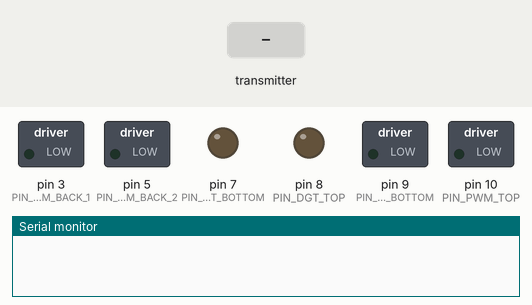
Bench run of a sketch on a simulated Arduino Nano, built with avr-gcc and run on an emulated ATmega328P. On the bench: switched loads named in the sketch (green lamp = pin HIGH), output pins drawn as LEDs (lit = HIGH), the last lines printed to the serial monitor. The test bench sets the inputs (shaded band). No radio packets arrive unless stated.

Above: at 1.2 s.
1.3 s: the transmitter starts sending x1 = 0
At 2.8 s:
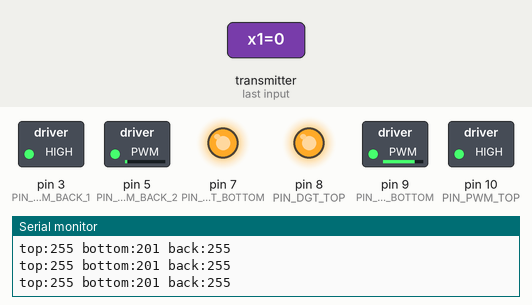
4.3 s: the transmitter starts sending y1 = 256
At 5.2 s:
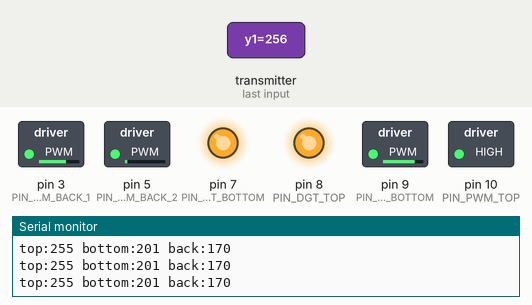
5.8 s: the transmitter starts sending y2 = 1023
At 7.4 s:
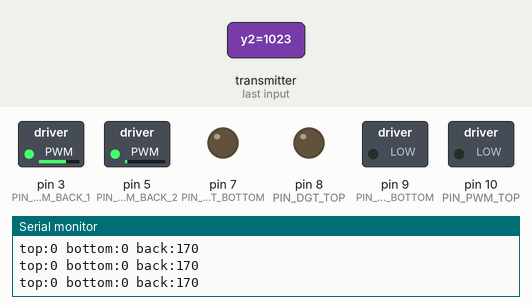
8.8 s: the transmitter starts sending y1 = 0
At 9.8 s:
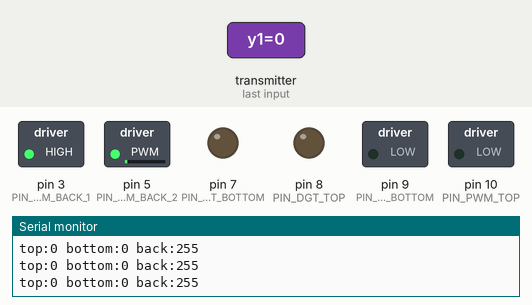
10.3 s: the transmitter starts sending y2 = 0
At 10.46 s:
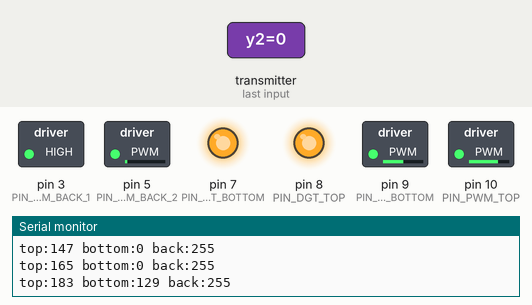
13.3 s: the transmitter starts sending y1 = 512
At 14.5 s:
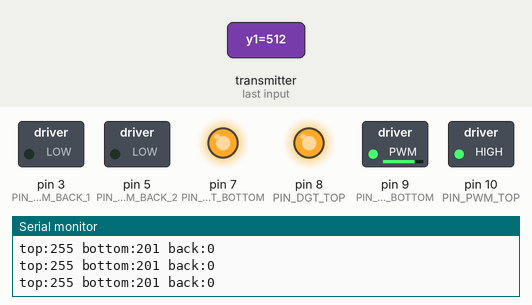
Timing chart, 0 to 15.8 s (numbered marks = the images above; inputs shaded):
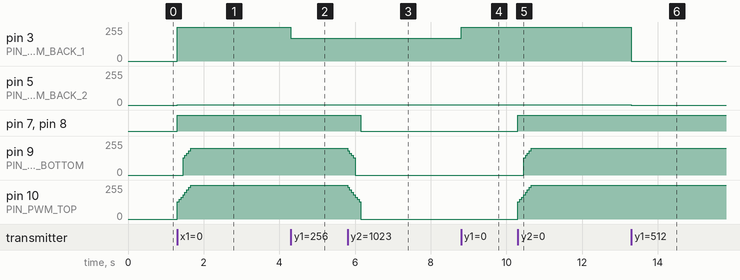

Measured:
- after the input at 1.3 s, pin 3 (PIN_PWM_BACK_1), pin 10 (PIN_PWM_TOP): 0/255 → 255/255 at once; pin 5 (PIN_PWM_BACK_2): 0/255 → 1/255 at once; pin 7 (PIN_DGT_BOTTOM), pin 8 (PIN_DGT_TOP): LOW → HIGH at once; pin 9 (PIN_PWM_BOTTOM): 0/255 → 201/255 after 0.15 s
- after the input at 4.3 s, pin 3 (PIN_PWM_BACK_1): 255/255 → 170/255 at once
- after the input at 5.8 s, pin 7 (PIN_DGT_BOTTOM), pin 8 (PIN_DGT_TOP): HIGH → LOW after 0.36 s; pin 9 (PIN_PWM_BOTTOM): 201/255 → 0/255 at once; pin 10 (PIN_PWM_TOP): 255/255 → 0/255 at once
- after the input at 8.8 s, pin 3 (PIN_PWM_BACK_1): 170/255 → 255/255 at once
- after the input at 10.3 s, pin 7 (PIN_DGT_BOTTOM), pin 8 (PIN_DGT_TOP): LOW → HIGH at once; pin 9 (PIN_PWM_BOTTOM): 0/255 → 201/255 after 0.15 s; pin 10 (PIN_PWM_TOP): 0/255 → 255/255 at once
- after the input at 13.3 s, pin 3 (PIN_PWM_BACK_1): 255/255 → 0/255 at once; pin 5 (PIN_PWM_BACK_2): 1/255 → 0/255 at once

The sketch:

helicopterRadioReciever.ino
```cpp
/*
  nrf24l  ->   Nano
  MOSI:   ->   Arduino Nano D11
  MISO:   ->   Arduino Nano D12
  SCK:    ->   Arduino Nano D13
  CE:     ->   Arduino Nano D2
  CSN:    ->   Arduino Nano D4
*/

/*libs*/
#include "SPI.h"
#include "RF24.h"
#include "nRF24L01.h"
#include "Helicopter.h"


/*pins*/
#define PIN_CE 2            // NRF24L
#define PIN_CSN 4           // NRF24L
#define PIN_PWM_BOTTOM 9    // Шим мотора №1
#define PIN_DGT_BOTTOM 7    // Логический мотора №1
#define PIN_PWM_TOP 10      // Шим мотора №2
#define PIN_DGT_TOP 8       // Логический мотора №2
#define PIN_PWM_BACK_1 3    // Шим мотора №3
#define PIN_PWM_BACK_2 5    // Логический мотора №3

#define INTERVAL_MS_SIGNAL_LOST 1000
#define INTERVAL_MS_SIGNAL_RETRY 250

RF24 radio(PIN_CE, PIN_CSN);

const byte address[6] = "00001";

//NRF24L01 buffer limit is 32 bytes (max struct size)
struct Joystick {
  int x1;
  int y1;
  int x2;
  int y2;
}; Joystick joystick;

Helicopter helicopter;

unsigned long lastSignalMillis = 0;
unsigned long currentMillis = 0;
unsigned long gearInterval = 0;
unsigned long interval = 0;


/*  INIT  */
void setup() {
  Serial.begin(115200);

  radio.begin();

  //NRF24 INIT
  //Append ACK packet from the receiving radio back to the transmitting radio
  radio.setAutoAck(false); //(true|false)
  //Set the transmission datarate
  radio.setDataRate(RF24_1MBPS); //(RF24_250KBPS|RF24_1MBPS|RF24_2MBPS)
  //Greater level = more consumption = longer distance
  radio.setPALevel(RF24_PA_MAX); //(RF24_PA_MIN|RF24_PA_LOW|RF24_PA_HIGH|RF24_PA_MAX)
  //Default value is the maximum 32 bytes
  radio.setPayloadSize(sizeof(Joystick));
  //Act as receiver
  radio.openReadingPipe(0, address);
  radio.startListening();

  // Установка всех управляющих пинов в режим выхода
  pinMode(PIN_PWM_BOTTOM, OUTPUT);
  pinMode(PIN_DGT_BOTTOM, OUTPUT);
  pinMode(PIN_PWM_TOP, OUTPUT);
  pinMode(PIN_DGT_TOP, OUTPUT);
  pinMode(PIN_PWM_BACK_1, OUTPUT);
  pinMode(PIN_PWM_BACK_2, OUTPUT);

  // Команда остановки 3 моторам
  digitalWrite(PIN_PWM_BOTTOM, LOW);
  digitalWrite(PIN_DGT_BOTTOM, LOW);
  digitalWrite(PIN_PWM_TOP, LOW);
  digitalWrite(PIN_DGT_TOP, LOW);
  digitalWrite(PIN_PWM_BACK_1, LOW);
  digitalWrite(PIN_PWM_BACK_2, LOW);

  currentMillis = millis();
}


/*  MAIN  */
void loop() {

  lastSignalMillis = currentMillis;

  if (radio.available() > 0) {

    radio.read(&joystick, sizeof(joystick));

    helicopter.setFrontThrust(joystick.y2);
    helicopter.setBackThrust(joystick.y1);
    helicopter.setRoll(joystick.x1);


    if (millis() - interval > gearInterval) {
      interval = millis();
      if (helicopter.getFrontThrust() == 0) {
        gearInterval = 1000;
      } else if (helicopter.getFrontThrust() > 0) {
        switch (helicopter.getFrontThrust()) {
          case 0:
            gearInterval = 0;
            break;
          case 1:
            gearInterval = 875;
            break;
          case 2:
            gearInterval = 750;
            break;
          case 3:
            gearInterval = 625;
            break;
          case 4:
            gearInterval = 500;
            break;
          case 5:
            gearInterval = 375;
            break;
          case 6:
            gearInterval = 250;
            break;
          case 7:
            gearInterval = 125;
            break;
          case 8:
            gearInterval = 0;
            break;
        }
        helicopter.gearUp();
      } else if (helicopter.getFrontThrust() < 0) {
        switch (helicopter.getFrontThrust()) {
          case 0:
            gearInterval = 0;
            break;
          case -1:
            gearInterval = 875;
            break;
          case -2:
            gearInterval = 750;
            break;
          case -3:
            gearInterval = 625;
            break;
          case -4:
            gearInterval = 500;
            break;
          case -5:
            gearInterval = 375;
            break;
          case -6:
            gearInterval = 250;
            break;
          case -7:
            gearInterval = 125;
            break;
          case -8:
            gearInterval = 0;
            break;
        }
        helicopter.gearDown();
      }
    }

    Serial.print("top:");
    Serial.print(helicopter.getTopSpeed());
    Serial.print(" bottom:");
    Serial.print(helicopter.getBottomSpeed());
    Serial.print(" back:");
    Serial.println(helicopter.getBackSpeed());


    if (helicopter.getFrontGear() > 0) {
      analogWrite(PIN_PWM_TOP, helicopter.getTopSpeed());
      digitalWrite(PIN_DGT_TOP, HIGH);
      analogWrite(PIN_PWM_BOTTOM, helicopter.getBottomSpeed());
      digitalWrite(PIN_DGT_BOTTOM, HIGH);
    } else {
      analogWrite(PIN_PWM_TOP, LOW);
      digitalWrite(PIN_DGT_TOP, LOW);
      analogWrite(PIN_PWM_BOTTOM, LOW);
      digitalWrite(PIN_DGT_BOTTOM, LOW);
    }

    if (helicopter.getBackGear() > 0) {
      analogWrite(PIN_PWM_BACK_1, helicopter.getBackSpeed());
      analogWrite(PIN_PWM_BACK_2, HIGH);
    } else if (helicopter.getBackGear() < 0) {
      analogWrite(PIN_PWM_BACK_1, HIGH);
      analogWrite(PIN_PWM_BACK_2, helicopter.getBackSpeed());
    } else {
      analogWrite(PIN_PWM_BACK_1, LOW);
      analogWrite(PIN_PWM_BACK_2, LOW);
    }


    //    Serial.print("top:");
    //    Serial.print(helicopter.getTopSpeed());
    //    Serial.print(" bottom:");
    //    Serial.print(helicopter.getBottomSpeed());
    //    Serial.print(" back:");
    //    Serial.println(helicopter.getBackSpeed());

  }

  /*
    if (currentMillis - lastSignalMillis > INTERVAL_MS_SIGNAL_LOST) {
      lostConnection();
    }
  */

  //printRadioData();
}


void printRadioData() {
  Serial.print("x1:");
  Serial.print(joystick.x1);
  Serial.print(" y1:");
  Serial.print(joystick.y1);
  Serial.print(" x2:");
  Serial.print(joystick.x2);
  Serial.print(" y2:");
  Serial.println(joystick.y2);
}


void lostConnection() {
  Serial.println("We have lost connection, preventing unwanted behavior");
  delay(INTERVAL_MS_SIGNAL_RETRY);
}
```

Helicopter.cpp
```cpp
#include "Arduino.h"
#include "Helicopter.h"
#include "Motor.h"

Helicopter::Helicopter () {
  this->frontGear = 0;
  this->backGear = 0;
  this->frontThrust = 0;
  this->backThrust = 0;
}

void Helicopter::setTopMotor(int speed) {
  setTopGear(speed);
}

void Helicopter::setBottomMotor(int speed) {
  setBottomGear(speed);
}

void Helicopter::setBackMotor(int speed, int roll) {
  setRoll(roll);
  setBackGear(speed);
}

////// gear ///////////

int Helicopter::getTopGear() {
  return this->topGear;
}

void Helicopter::setTopGear(int speed) {
  setFrontGear(speed);
  topGear = this->frontGear - this->leftRoll;
}

int Helicopter::getBottomGear() {
  return this->bottomGear;
}

void Helicopter::setBottomGear(int speed) {
  setFrontGear(speed);
  this->bottomGear = frontGear  - this->rightRoll;
}

int Helicopter::getFrontGear() {
  return this->frontGear;
}

void Helicopter::setFrontGear(int speed) {

}

void Helicopter::gearUp() {
  if (this->frontGear < 8) {
    frontGear++;
  }
}

void Helicopter::gearDown() {
  if (this->frontGear > 0) {
    frontGear--;
  }
}

int Helicopter::getBackGear() {
  return this->backGear;
}

void Helicopter::setBackGear(int thrust) {
}

void Helicopter::setFrontThrust(int speed) {
  if (speed <= 61 ) {
    this->frontThrust = 8;
  } else if (speed <= 122) {
    this->frontThrust = 7;
  } else if (speed <= 183) {
    this->frontThrust = 6;
  } else if (speed <= 244) {
    this->frontThrust = 5;
  } else if (speed <= 305) {
    this->frontThrust = 4;
  } else if (speed <= 366) {
    this->frontThrust = 3;
  } else if (speed <= 427) {
    this->frontThrust = 2;
  } else if (speed <= 488) {
    this->frontThrust = 1;
  } else if (speed <= 535) {
    this->frontThrust = 0;
  } else if (speed <= 596) {
    this->frontThrust = -1;
  } else if (speed <= 657) {
    this->frontThrust = -2;
  } else if (speed <= 718) {
    this->frontThrust = -3;
  } else if (speed <= 779) {
    this->frontThrust = -4;
  } else if (speed <= 840) {
    this->frontThrust = -5;
  } else if (speed <= 901) {
    this->frontThrust = -6;
  } else if (speed <= 966) {
    this->frontThrust = -7;
  } else if (speed <= 1023) {
    this->frontThrust = -8;
  }
}

int Helicopter::getFrontThrust() {
  return this->frontThrust;
}

void Helicopter::setBackThrust(int speed) {
  if (speed <= 100) {
    this->backThrust = 4;
    this->backGear = 4;
  } else if (speed <= 200) {
    this->backThrust = 3;
    this->backGear = 3;
  } else if (speed <= 300) {
    this->backThrust = 2 ;
    this->backGear = 2;
  } else if (speed <= 400) {
    this->backThrust = 1;
    this->backGear = 1;
  } else if (speed <= 600) {
    this->backThrust = 0;
    this->backGear = 0;
  } else if (speed <= 700) {
    this->backThrust = -1;
    this->backGear = -1;
  } else if (speed <= 800) {
    this->backThrust = -2;
    this->backGear = -2;
  } else if (speed <= 900) {
    this->backThrust = -3;
    this->backGear = -3;
  } else if (speed <= 1023) {
    this->backThrust = -4;
    this->backGear = -4;
  }
}

int Helicopter::getBackThrust() {
  return this->backThrust;
}

int Helicopter::getTopSpeed() {
  if ((this->frontGear - this->leftRoll) > 0) {
    switch (this->frontGear - this->leftRoll) {
      case 1:
        return 129;
        break;
      case 2:
        return 147;
        break;
      case 3:
        return 165;
        break;
      case 4:
        return 183;
        break;
      case 5:
        return 201;
        break;
      case 6:
        return 219;
        break;
      case 7:
        return 237;
        break;
      case 8:
        return 255;
        break;
    }
  }
  return 0;
}

int Helicopter::getBottomSpeed() {
  if ((this->frontGear - this->rightRoll) > 0) {
    switch (this->frontGear - this->rightRoll) {
      case 1:
        return 129;
        break;
      case 2:
        return 147;
        break;
      case 3:
        return 165;
        break;
      case 4:
        return 183;
        break;
      case 5:
        return 201;
        break;
      case 6:
        return 219;
        break;
      case 7:
        return 237;
        break;
      case 8:
        return 255;
        break;
    }
  }
  return 0;
}

int Helicopter::getBackSpeed() {
  if (backGear == 1 || backGear == -1) {
    return 130;
  } else if (backGear == 2 || backGear == -2) {
    return 170;
  } else if (backGear == 3 || backGear == -3) {
    return 210;
  } else if (backGear == 4 || backGear == -4) {
    return 255;
  }
  return 0;
}


//////// roll  //////////////

int Helicopter::getRightRoll() {
  return this->rightRoll;
}

int Helicopter::getLeftRoll() {
  return this->leftRoll;
}

void Helicopter::setRoll(int roll) {

  if (roll >= 384 && roll <= 640) {
    this->rightRoll = 0;
    this->leftRoll = 0;
  }

  if (roll > 640 && roll <= 1023) {
    if (roll <= 768) {
      this->leftRoll = 1;
    } else if (roll <= 896) {
      this->leftRoll = 2;
    } else if (roll <= 1023) {
      this->leftRoll = 3;
    }
  }

  if (roll >= 0 && roll < 384) {
    if (roll < 128) {
      this->rightRoll = 3;
    } else if (roll < 256) {
      this->rightRoll = 2;
    } else if (roll < 384) {
      this->rightRoll = 1;
    }
  }
}
```

Helicopter.h
```cpp
#ifndef Helicopter_h
#define Helicopter_h
#include "Arduino.h"
#include "Motor.h"

class Helicopter {
  public:
    Helicopter();
    void setTopMotor(int speed);
    void setBottomMotor(int speed);
    void setFrontGear(int speed);
    void setBackMotor(int speed, int roll);
    int getFrontGear();
    int getTopGear();
    int getBottomGear();
    int getBackGear();
    void setTopGear(int speed);
    void setBottomGear(int speed);
    void setBackGear(int thrust);
    int getTopSpeed();
    int getBottomSpeed();
    int getBackSpeed();
    void setRoll(int roll);
    void setFrontThrust(int speed);
    void setBackThrust(int speed);
    int getFrontThrust();
    int getBackThrust();
    void gearUp();
    void gearDown();

  private:
    Motor topMotor;
    Motor bottomMotor;
    Motor backMotor;
    int topGear;
    int bottomGear;
    int frontGear;
    int backGear;
    int topSpeed;
    int bottomSpeed;
    int backSpeed;
    int rightRoll;
    int leftRoll;

    int frontThrust;
    int backThrust;


    int getRightRoll();
    int getLeftRoll();
    int convertSpeedToGear(int speed);
};

#endif
```

Motor.cpp
```cpp
#include "Arduino.h"
#include "Motor.h"

Motor::Motor () {
  this->speed = 0;
}

void Motor::init(int speedl) {
  this->speed = speed;
}

int Motor::getSpeed() {
  return this->speed;
}

void Motor::setSpeed(int speed) {
  this->speed = speed;
}
```

Motor.h
```cpp
#ifndef Motor_h
#define Motor_h
#include "Arduino.h"

class Motor {
  public:

    Motor();

    void init(int speed) ;
    int getSpeed();
    void setSpeed(int speed);


  private:
    int speed;
};

#endif
```
